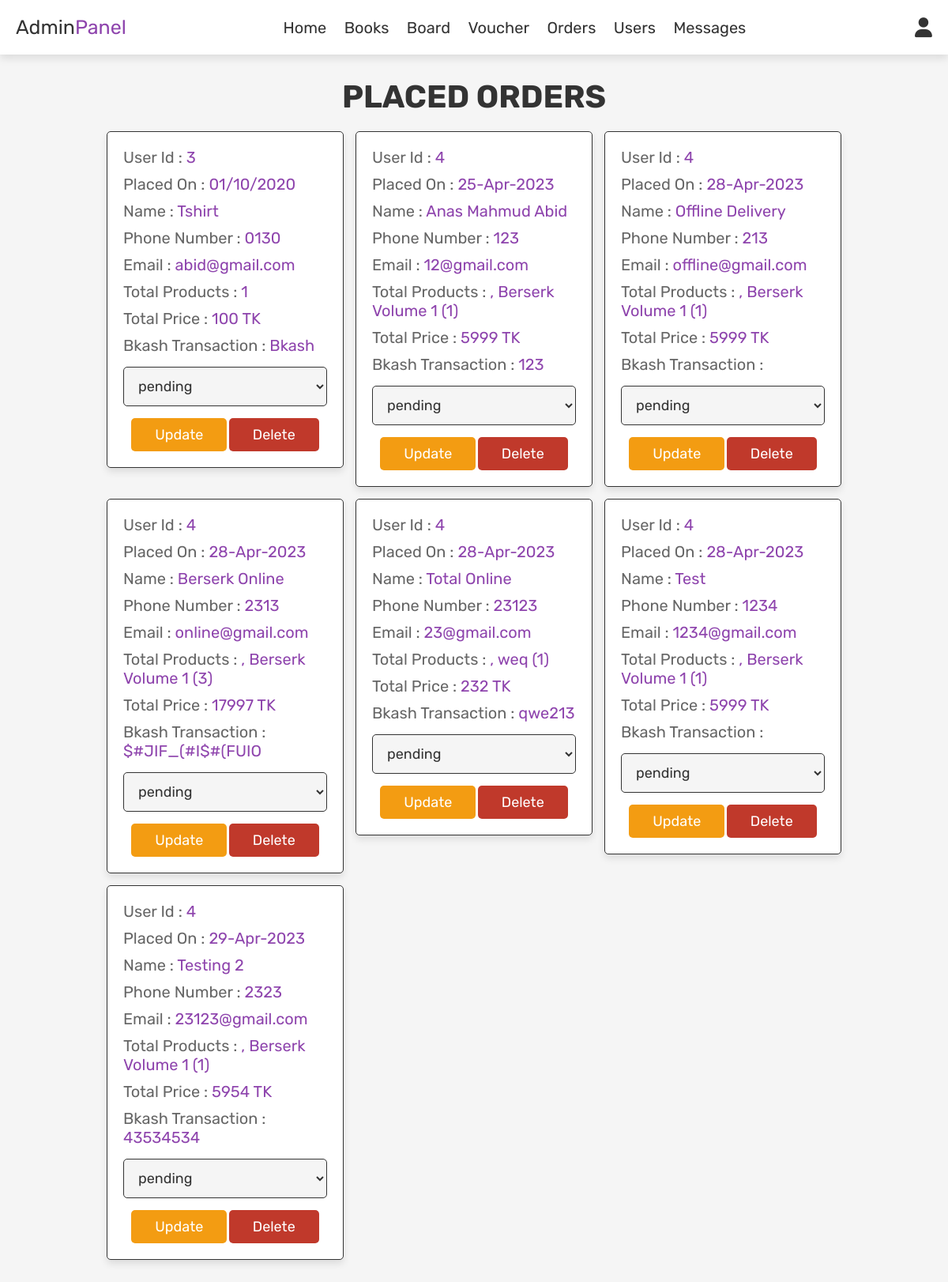
/admin_orders.php (signed in), run on an earlier commit of the app's database.
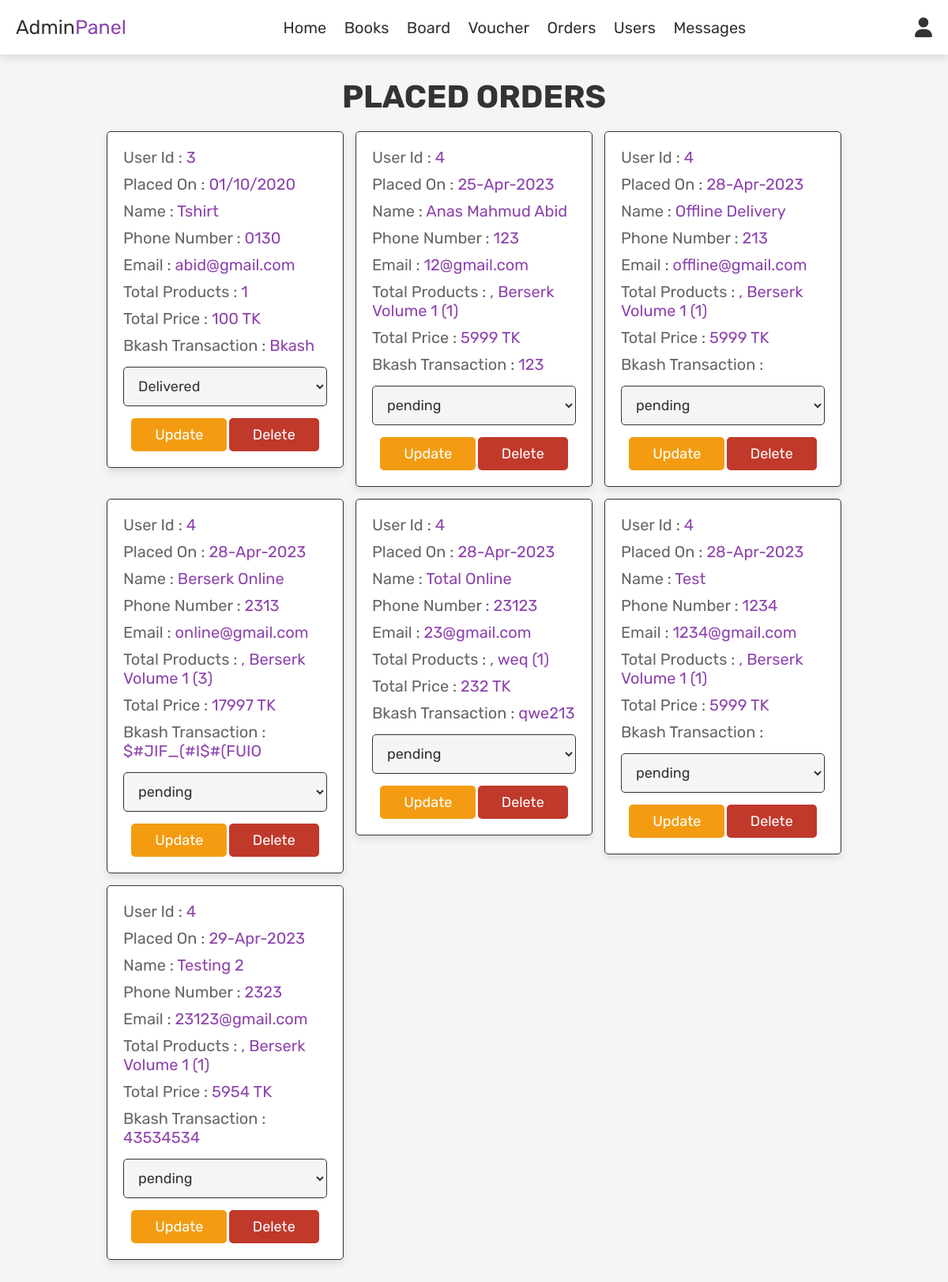
And on a later commit of the database.
### tables this page shows
CREATE TABLE `orders` (
  `id` int(100) NOT NULL,
  `user_id` int(100) NOT NULL,
  `name` varchar(100) NOT NULL,
  `number` varchar(100) NOT NULL,
  `email` varchar(100) NOT NULL,
  `bkash_transaction` varchar(100) DEFAULT NULL,
  `offline_address` varchar(100) DEFAULT NULL,
  `total_products` varchar(1000) NOT NULL,
  `total_price` int(255) NOT NULL,
  `placed_on` varchar(50) NOT NULL,
  `payment_status` varchar(20) NOT NULL DEFAULT 'pending',
  `payment_method` varchar(100) NOT NULL
);

### admin_orders.php (the view, shortened to what this page needs)
<?php
include 'config.php';
?>
<!DOCTYPE html>
<html lang="en">
<head>
   <link rel="stylesheet" href="https://cdnjs.cloudflare.com/ajax/libs/font-awesome/6.0.0/css/all.min.css">
   <link rel="stylesheet" href="css/admin_style.css">
</head>
<body>
<?php include 'admin_header.php'; ?>
<section class="orders">
   <h1 class="title">placed orders</h1>
   <div class="box-container">
      <?php
      $select_orders = mysqli_query($conn, "SELECT * FROM `orders`") or die('query failed');
      if(mysqli_num_rows($select_orders) > 0){
         while($fetch_orders = mysqli_fetch_assoc($select_orders)){
      ?>
      <div class="box">
         <p> User Id : <span><?php echo $fetch_orders['user_id']; ?></span> </p>
         <p> Placed On : <span><?php echo $fetch_orders['placed_on']; ?></span> </p>
         <p> Name : <span><?php echo $fetch_orders['name']; ?></span> </p>
         <p> Phone Number : <span><?php echo $fetch_orders['number']; ?></span> </p>
         <p> Email : <span><?php echo $fetch_orders['email']; ?></span> </p>
         <p> Total Products : <span><?php echo $fetch_orders['total_products']; ?></span> </p>
         <p> Total Price : <span><?php echo $fetch_orders['total_price']; ?> TK</span> </p>
         <p> Bkash Transaction : <span><?php echo $fetch_orders['bkash_transaction']; ?></span> </p>
         <form action="" method="post">
            <select name="update_payment">
               <option value="" selected disabled><?php echo $fetch_orders['payment_status']; ?></option>
            </select>
            <input type="submit" value="update" name="update_order" class="option-btn">
            <a href="admin_orders.php?delete=<?php echo $fetch_orders['id']; ?>" onclick="return confirm('delete this order?');" class="delete-btn">delete</a>
         </form>
      </div>
      <?php
         }
      }else{
         echo '<p class="empty">no orders placed yet!</p>';
      }
      ?>
   </div>
</section>
</body>
</html>

What changed in the data, as far as the page shows it:
changed orders "Tshirt": update_payment "pending" → "Delivered"
